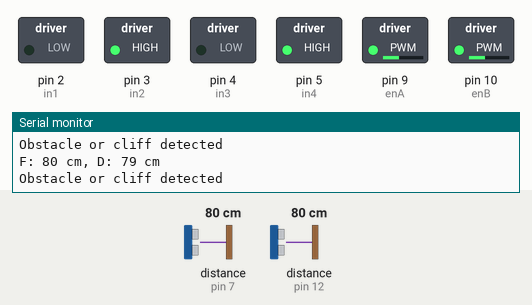
This sketch was run on a simulated Arduino Uno, built with avr-gcc and run on an emulated ATmega328P. Shown: switched loads named in the sketch (green lamp = pin HIGH), the last lines printed to the serial monitor. Wiring (inferred from the names in the program): 2 × ultrasonic range finder: trigger pin 8, echo pin 7 / trigger pin 13, echo pin 12. Dashed ring = blinking. The inputs (shaded band) are chosen by the test bench; at power-on: distance to the obstacle (sensors on pin 12, pin 7) 80 cm. The echo pulse lasts 58.3 µs per cm; pins used as bus, display or sensor lines are not drawn.

Above: at 2.3 s.
2.4 s: distance to the obstacle (sensor on pin 12) set to 6 cm
5.9 s: distance to the obstacle (sensor on pin 12) set to 3 cm
At 6.5 s:
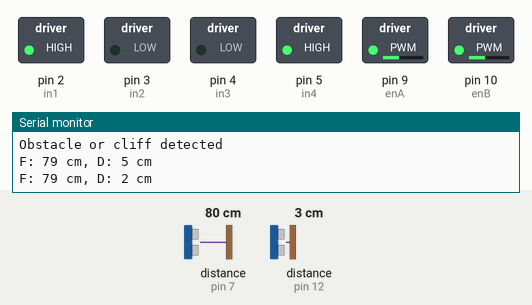
13.1 s: distance to the obstacle (sensor on pin 7) set to 8 cm
15.2 s: distance to the obstacle (sensor on pin 7) set to 5 cm
At 16.4 s:
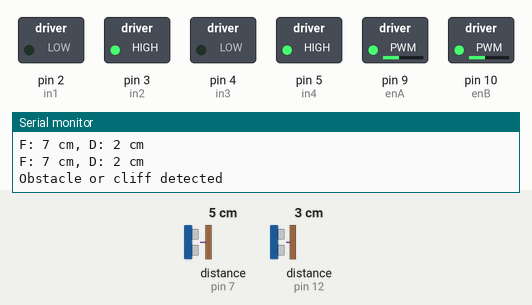
20.3 s: distance to the obstacle (sensor on pin 7) set to 9 cm
At 22.5 s:
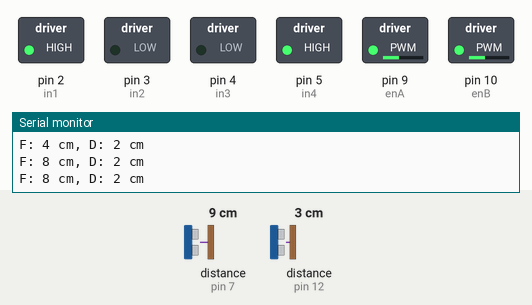
Timing chart, 0 to 23.6 s (numbered marks = the images above; inputs shaded):
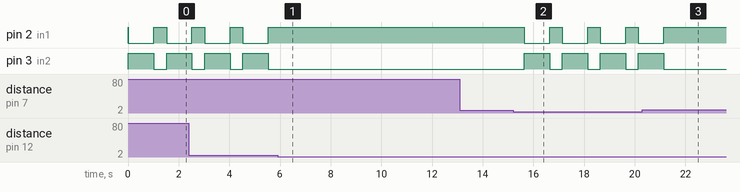

The sketch:

auto-veh.ino
```cpp
// ultrasonic control pins
#define trigPinDown 13
#define echoPinDown 12
#define trigPinForward 8
#define echoPinForward 7

// motor control pins
#define in1 2
#define in2 3
#define in3 4
#define in4 5
#define enA 9
#define enB 10

void setup() {
  Serial.begin (9600);

  // set up ultrasonic sensor pins
  pinMode(trigPinDown, OUTPUT);
  pinMode(echoPinDown, INPUT);
  pinMode(trigPinForward, OUTPUT);
  pinMode(echoPinForward, INPUT);
  digitalWrite(trigPinDown, LOW);
  digitalWrite(trigPinForward, LOW);

  // set up directional motor control
  pinMode(in1, OUTPUT);
  pinMode(in2, OUTPUT);
  pinMode(in3, OUTPUT);
  pinMode(in4, OUTPUT);
  digitalWrite(in1, HIGH);
  digitalWrite(in2, LOW);
  digitalWrite(in3, LOW);
  digitalWrite(in4, HIGH);

  // set up speed motor control
  pinMode(enA, OUTPUT);
  pinMode(enB, OUTPUT);
  analogWrite(enA, 100);
  analogWrite(enB, 100);
}

void loop() {
  long distance_forward, distance_down;
  distance_forward = calculate_distance(trigPinForward, echoPinForward);
  distance_down = calculate_distance(trigPinDown, echoPinDown);
  if (distance_forward <= 5 || distance_down > 3) {
    Serial.println("Obstacle or cliff detected");

    // reverse the left motor and wait
    digitalWrite(in1, LOW);
    digitalWrite(in2, HIGH);
    delay(1000);

    // return the motor to forward direction
    digitalWrite(in1, HIGH);
    digitalWrite(in2, LOW);
  }
  Serial.print("F: ");
  Serial.print(distance_forward);
  Serial.print(" cm, D: ");
  Serial.print(distance_down);
  Serial.println(" cm");

  delay(500);
}

long calculate_distance(int trig_pin, int echo_pin) {
  long duration;
  digitalWrite(trig_pin, HIGH);
  delayMicroseconds(10);
  digitalWrite(trig_pin, LOW);
  duration = pulseIn(echo_pin, HIGH);
  return (duration / 2) / 29.1;
}
```

Measured:
- the behaviour switches between 5 and 4 cm on distance to the obstacle (sensor on pin 12) (found by bisection; images 0 and 1)
- the behaviour switches between 7 and 6 cm on distance to the obstacle (sensor on pin 7) (found by bisection; images 1 and 2)
- after the input at 5.9 s, pin 2 (in1): stops changing and stays HIGH; pin 3 (in2): stops changing and stays LOW
- after the input at 15.2 s, pin 2 (in1): alternates HIGH for 0.50 s and LOW for 1.0 s, starting after 0.44 s; pin 3 (in2): alternates HIGH for 1.0 s and LOW for 0.50 s, starting after 0.44 s
- after the input at 20.3 s, pin 2 (in1): goes on until 21.1 s, then stays HIGH; pin 3 (in2): goes on until 21.1 s, then stays LOW
- by itself, pin 2 (in1): alternates HIGH for 0.51 s and LOW for 1.0 s
- by itself, pin 3 (in2): alternates HIGH for 1.0 s and LOW for 0.51 s
